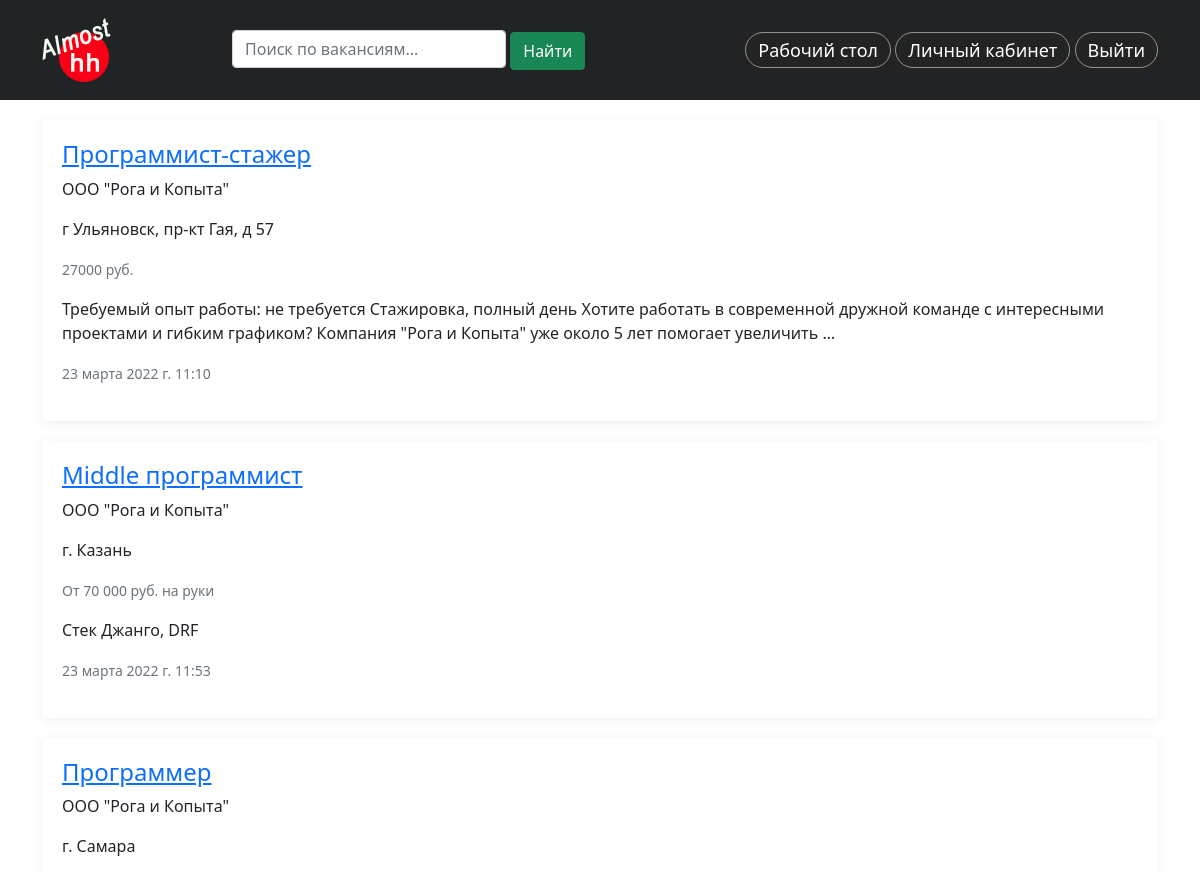
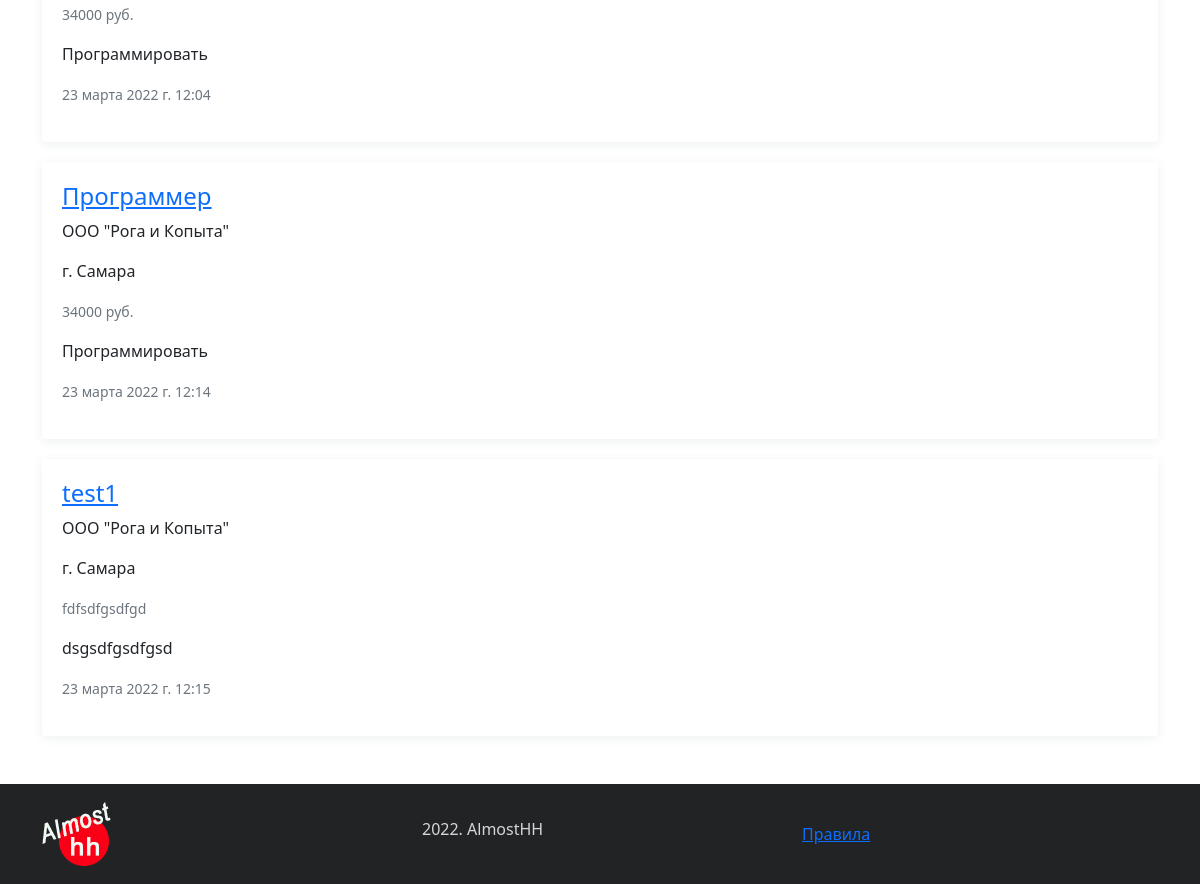
/portal/find_job/ (signed in), run on the app's committed database (2 pictures, top to bottom).
### portal/models.py (models this page shows, shortened)
class Vacancy(models.Model):
    STATUS_CHOICES = (
        ('draft', 'Черновик'),
        ('send', 'Отправлено'),
        ('published', 'Опубликовано'),
        ('rework', 'На доработку'),
    )
    title = models.CharField(max_length=100, verbose_name='Наименование')
    slug = models.SlugField(max_length=100, verbose_name='Слаг')
    salary = models.CharField(max_length=150, verbose_name='Зарплата')
    company = models.ForeignKey(CompanyCard, on_delete=models.CASCADE,
                                verbose_name='Компания',
                                related_name='vacancies')
    description = models.TextField(verbose_name='Описание вакансии')
    address = models.CharField(max_length=200, verbose_name='Адрес вакансии')
    publish = models.DateTimeField(default=timezone.now)
    created = models.DateTimeField(auto_now_add=True)
    updated = models.DateTimeField(auto_now=True)
    comment = models.TextField(verbose_name='Комментарий', blank=True)
    status = models.CharField(max_length=15, choices=STATUS_CHOICES,
                              default='draft',
                              verbose_name='Статус')
    resumes = models.ManyToManyField('Resume', through='FeedbackAndSuggestion',
                                     through_fields=('vacancy', 'resume'),
                                     related_name='vacancies')

class CompanyCard(models.Model):
    STATUS_CHOICES = (
        ('draft', 'Черновик'),
        ('send', 'Отправлено'),
        ('published', 'Опубликовано'),
        ('rework', 'На доработку'),
    )
    title = models.CharField(max_length=100, verbose_name='Наименование',
                             unique=True)
    slug = models.SlugField(max_length=100, unique=True, verbose_name='Слаг',
                            blank=True, null=True)
    description = models.TextField(max_length=700, verbose_name='Описание',
                                   blank=True)
    logo = models.ImageField(upload_to=f'companies/{slug}/', blank=True,
                             verbose_name='Лого')
    user = models.OneToOneField(User, on_delete=models.CASCADE,
                                verbose_name='Регистратор')
    contact = models.TextField(max_length=200, verbose_name='Контакты')
    publish = models.DateTimeField(default=timezone.now)
    created = models.DateTimeField(auto_now_add=True)
    updated = models.DateTimeField(auto_now=True)
    status = models.CharField(max_length=15, choices=STATUS_CHOICES,
                              default='draft',
                              verbose_name='Статус')
    def __str__(self):
        return self.title

### portal/views.py (the view)
# urls.py: path('find_job/', views.find_job, name='find_job'),
@login_required()
def find_job(request):
    query = request.GET.get('q')
    job = Vacancy.objects.filter(status='published')
    if not query:
        return render(request, 'portal/account/find_job.html', {'job': job})
    job = job.filter(title__icontains=query)
    return render(request, 'portal/account/find_job.html', {'job': job})

### portal/templates/portal/account/find_job.html (shortened to what this page needs)
{% extends "news/base.html" %}
{% block content %}
<div class="container">
    <div class="row">
        {% for s_job in job %}
        <div class="col-12">
            <div class="find_job">
                <h2>
                    <a href="{% url 'portal:vacancy_detail' s_job.id %}">{{ s_job.title }}</a>
                </h2>
                <p class="content">{{ s_job.company}}</p>
                <p class="content">{{ s_job.address}}</p>
                <p class="content"><small class="text-muted">{{ s_job.salary}}</small></p>
                <p class="content">{{ s_job.description|truncatewords:30|linebreaks }}</p>
                <p class="content"><small class="text-muted">{{ s_job.publish}}</small></p>
            </div>
        </div>
        {% endfor %}
    </div>
</div>
{% endblock %}

### news/static/news/css/news.css (style rules this page uses)
h2 { font-size: 1.5rem; }
.find_resume, .find_job { margin-top: 20px; padding: 20px; border: 0; border-radius: 4px; box-shadow: 0 2px 12px #edeff0; }

### data on the page
Vacancy: title "Программист-стажер", company "ООО \"Рога и Копыта\"", address "г Ульяновск, пр-кт Гая, д 57", salary "27000 руб.", description "Требуемый опыт работы: не требуется Стажировка, полный день Хотите работать в современной дружной команде с интересными проектами и гибким графиком? Компания \"Рога и Копыта\" уже около 5 лет помогает увеличить …", publish "23 марта 2022 г. 11:10"
Vacancy: title "Middle программист", company "ООО \"Рога и Копыта\"", address "г. Казань", salary "От 70 000 руб. на руки", description "Стек Джанго, DRF", publish "23 марта 2022 г. 11:53"
Vacancy: title "Программер", company "ООО \"Рога и Копыта\"", address "г. Самара", salary "34000 руб.", description "Программировать", publish "23 марта 2022 г. 12:04"
Vacancy: title "Программер", company "ООО \"Рога и Копыта\"", address "г. Самара", salary "34000 руб.", description "Программировать", publish "23 марта 2022 г. 12:14"
Vacancy: title "test1", company "ООО \"Рога и Копыта\"", address "г. Самара", salary "fdfsdfgsdfgd", description "dsgsdfgsdfgsd", publish "23 марта 2022 г. 12:15"
